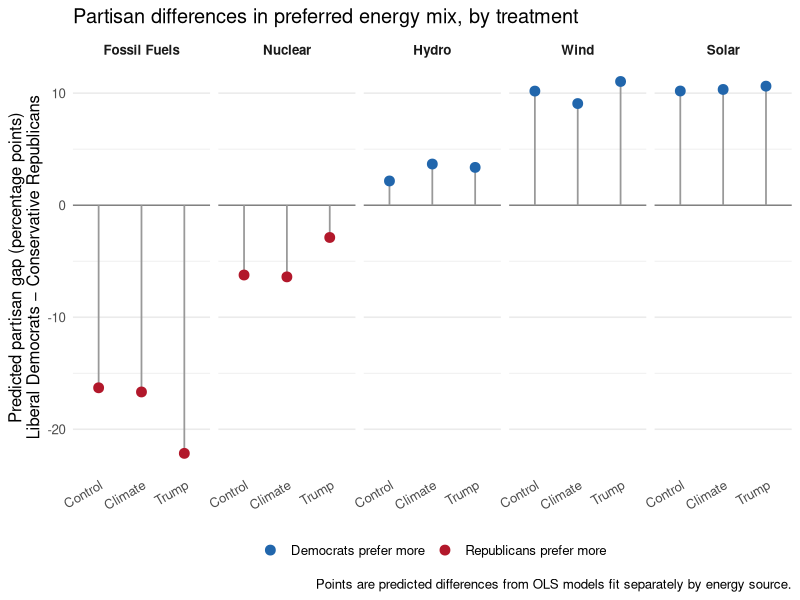

Generate this figure with R: (Note: this script raises an error after producing the figure.)
# draft analysis and code 

## packages
library(tidyverse)
library(ggplot2)
library(dplyr)
library(purrr)
library(broom)
library(patchwork)
library(marginaleffects)
library(car)
library(kableExtra)

## data
cueEnergyData <- read.csv("data/cueEnergyData.csv")

## models and predictions - unweighted 
models <- list(
  ffmodelTrump <- lm(alloc.fossil ~ conRep + libDem, data = cueEnergyData, subset = (trump.cue == 1)),
  WindmodelTrump <- lm(alloc.wind ~ conRep + libDem, data = cueEnergyData, subset = (trump.cue == 1)),
  SolarmodelTrump <- lm(alloc.solar ~ conRep + libDem, data = cueEnergyData, subset = (trump.cue == 1)),
  HydromodelTrump <- lm(alloc.hydro ~ conRep + libDem, data = cueEnergyData, subset = (trump.cue == 1)),
  NuclearmodelTrump <- lm(alloc.nuclear ~ conRep + libDem, data = cueEnergyData, subset = (trump.cue == 1)),
  ffmodelClimate <- lm(alloc.fossil ~ conRep + libDem, data = cueEnergyData, subset = (climate.cue == 1)),
  WindmodelClimate <- lm(alloc.wind ~ conRep + libDem, data = cueEnergyData, subset = (climate.cue == 1)),
  SolarmodelClimate <- lm(alloc.solar ~ conRep + libDem, data = cueEnergyData, subset = (climate.cue == 1)),
  HydromodelClimate <- lm(alloc.hydro ~ conRep + libDem, data = cueEnergyData, subset = (climate.cue == 1)),
  NuclearmodelClimate <- lm(alloc.nuclear ~ conRep + libDem, data = cueEnergyData, subset = (climate.cue == 1)),
  ffmodelControl <- lm(alloc.fossil ~ conRep + libDem, data = cueEnergyData, subset = (control == 1)),
  WindmodelControl <- lm(alloc.wind ~ conRep + libDem, data = cueEnergyData, subset = (control == 1)),
  SolarmodelControl <- lm(alloc.solar ~ conRep + libDem, data = cueEnergyData, subset = (control == 1)),
  HydromodelControl <- lm(alloc.hydro ~ conRep + libDem, data = cueEnergyData, subset = (control == 1)),
  NuclearmodelControl <- lm(alloc.nuclear ~ conRep + libDem, data = cueEnergyData, subset = (control == 1))
)

new_data <- data.frame(
  conRep = c(0,1),
  libDem = c(1,0))

results <- map_dfr(models, ~ as.data.frame(predict(.x, newdata = new_data, interval = "confidence")), .id = "model")

graphData <- expand_grid(
  treatment = c("Trump","Climate","Control"),
  source    = c("Fossil Fuels", "Wind", "Solar", "Hydro", "Nuclear"),
  party     = c("Liberal Democrats", "Conservative Republicans")
)

pred_df <- bind_cols(graphData, as_tibble(results))

pred_df$fit[1]
pred_df$lwr[1]

gap_df <- pred_df |>
  select(party, treatment, source, fit) |>
  pivot_wider(names_from = party, values_from = fit) |>
  mutate(gap = `Liberal Democrats` - `Conservative Republicans`) |>
  mutate(
    treatment = factor(treatment, levels = c("Control", "Climate", "Trump")),
    source    = factor(source, levels = c("Fossil Fuels", "Nuclear", "Hydro", "Wind", "Solar")),
    direction = if_else(gap > 0, "Dem", "Rep")
  )

ggplot(gap_df, aes(x = treatment, y = gap)) +
  geom_hline(yintercept = 0, color = "grey40", linewidth = 0.4) +
  geom_segment(aes(xend = treatment, y = 0, yend = gap),
               color = "grey60", linewidth = 0.6) +
  geom_point(aes(color = direction), size = 3) +
  facet_wrap(~ source, nrow = 1) +
  scale_color_manual(
    values = c("Dem" = "#2166AC", "Rep" = "#B2182B"),
    labels = c("Dem" = "Democrats prefer more",
               "Rep" = "Republicans prefer more"),
    name = NULL
  ) +
  labs(
    x = NULL,
    y = "Predicted partisan gap (percentage points)\nLiberal Democrats − Conservative Republicans",
    title = "Partisan differences in preferred energy mix, by treatment",
    caption = "Points are predicted differences from OLS models fit separately by energy source."
  ) +
  theme_minimal(base_size = 12) +
  theme(
    legend.position = "bottom",
    axis.text.x = element_text(angle = 30, hjust = 1),
    strip.text = element_text(face = "bold"),
    panel.grid.major.x = element_blank()
  )


#ggplot(pred_df, aes(x = treatment, y = fit, color = party, group = party)) +
#  geom_line(position = position_dodge(width = 0.3), linewidth = 0.6, alpha = 0.7) +
#  geom_pointrange(
#    aes(ymin = lwr, ymax = upr),
#    position = position_dodge(width = 0.3),
#    size = 0.6
#  ) +
#  facet_wrap(~ source, nrow = 1) +
#  scale_color_manual(values = c("Liberal Democrats" = "#2166AC",
#                                "Conservative Republicans" = "#B2182B")) +
#  labs(
#    x = NULL,
#    y = "Predicted share of energy mix (%)",
#    color = NULL,
#    title = "",
#    caption = "Points are predicted values from OLS; vertical bars are 95% confidence intervals."
#  ) +
#  theme_minimal(base_size = 12) +
#  theme(
#    legend.position = "bottom",
#    axis.text.x = element_text(size = 5, hjust = 0.5),
#    strip.text = element_text(face = "bold")
#  )

ggplot(change_df, aes(x = change_fit, y = treatment, color = party)) +
  geom_vline(xintercept = 0, color = "grey30", linewidth = 0.5) +
  geom_pointrange(
    aes(xmin = change_lwr, xmax = change_upr),
    position = position_dodge(width = 0.5),
    size = 0.5
  ) +
  facet_wrap(~ source, nrow = 1) +
  scale_color_manual(values = c("Liberal Democrats"        = "#2166AC",
                                "Conservative Republicans" = "#B2182B")) +
  labs(
    x = "",
    y = NULL,
    color = NULL,
    title = "How much do partisans want to shift the energy mix from the status quo?"
  ) +
  theme_minimal(base_size = 12) +
  theme(legend.position = "bottom",
        strip.text = element_text(face = "bold"))
